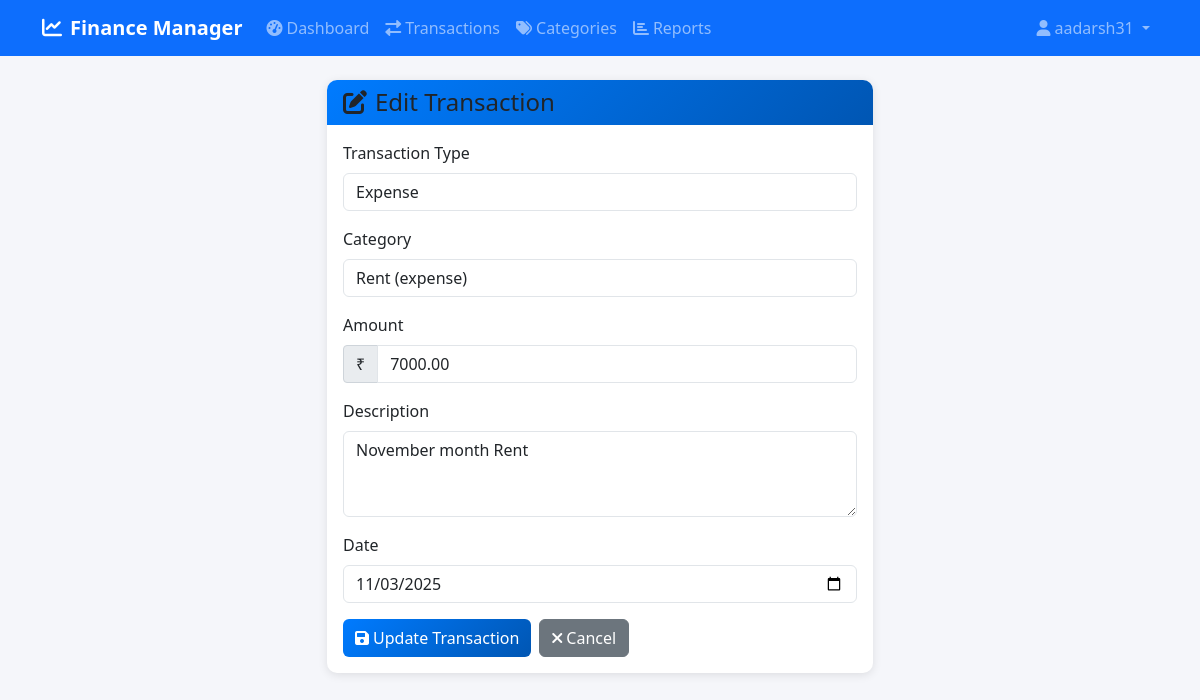
Page /transactions/edit/5/ (signed in) on the committed database.
### finance/models.py (models this page shows, shortened)
class Transaction(models.Model):
    TRANSACTION_TYPES = [
        ('income', 'Income'),
        ('expense', 'Expense'),
    ]
    user = models.ForeignKey(User, on_delete=models.CASCADE)
    category = models.ForeignKey(Category, on_delete=models.CASCADE)
    amount = models.DecimalField(max_digits=10, decimal_places=2)
    description = models.TextField(blank=True)
    type = models.CharField(max_length=10, choices=TRANSACTION_TYPES)
    date = models.DateField(default=timezone.now)
    created_at = models.DateTimeField(default=timezone.now)
    class Meta:
        ordering = ['-date', '-created_at']

### finance/views.py (the view)
# urls.py: path('transactions/edit/<int:pk>/', views.edit_transaction, name='edit_transaction'),
@login_required
def edit_transaction(request, pk):
    transaction = get_object_or_404(Transaction, pk=pk, user=request.user)
    if request.method == 'POST':
        form = TransactionForm(request.POST, instance=transaction, user=request.user)
        if form.is_valid():
            form.save()
            messages.success(request, 'Transaction updated successfully!')
            return redirect('transactions')
    else:
        form = TransactionForm(instance=transaction, user=request.user)
    return render(request, 'finance/edit_transaction.html', {'form': form, 'transaction': transaction})

### finance/forms.py (shortened to what this page needs)
class TransactionForm(forms.ModelForm):
    class Meta:
        model = Transaction
        fields = ['category', 'amount', 'description', 'type', 'date']
        widgets = {
            'date': forms.DateInput(attrs={'type': 'date', 'class': 'form-control'}),
            'amount': forms.NumberInput(attrs={'class': 'form-control', 'step': '0.01'}),
            'description': forms.Textarea(attrs={'class': 'form-control', 'rows': 3}),
            'type': forms.Select(attrs={'class': 'form-control'}),
            'category': forms.Select(attrs={'class': 'form-control'}),
        }
    def __init__(self, *args, **kwargs):
        user = kwargs.pop('user', None)
        super().__init__(*args, **kwargs)
        if user:
            self.fields['category'].queryset = Category.objects.filter(user=user)

### finance/models.py (called while the page is built)
    def __str__(self):
        return f"{self.name} ({self.type})"

### templates/finance/edit_transaction.html (shortened to what this page needs)
{% extends 'base.html' %}
{% block content %}
<div class="row justify-content-center">
    <div class="col-md-8 col-lg-6">
        <div class="card">
            <div class="card-header">
                <h4 class="mb-0"><i class="fas fa-edit me-2"></i>Edit Transaction</h4>
            </div>
            <div class="card-body">
                <form method="post">
                    <div class="mb-3">
                        <label for="{{ form.type.id_for_label }}" class="form-label">Transaction Type</label>
                        {{ form.type }}
                    </div>
                    <div class="mb-3">
                        <label for="{{ form.category.id_for_label }}" class="form-label">Category</label>
                        {{ form.category }}
                    </div>
                    <div class="mb-3">
                        <label for="{{ form.amount.id_for_label }}" class="form-label">Amount</label>
                        <div class="input-group">
                            <span class="input-group-text">₹</span>
                            {{ form.amount }}
                        </div>
                    </div>
                    <div class="mb-3">
                        <label for="{{ form.description.id_for_label }}" class="form-label">Description</label>
                        {{ form.description }}
                    </div>
                    <div class="mb-3">
                        <label for="{{ form.date.id_for_label }}" class="form-label">Date</label>
                        {{ form.date }}
                    </div>
                    <div class="d-flex gap-2">
                        <button type="submit" class="btn btn-primary">
                            <i class="fas fa-save me-1"></i>Update Transaction
                        </button>
                        <a href="{% url 'transactions' %}" class="btn btn-secondary">
                            <i class="fas fa-times me-1"></i>Cancel
                        </a>
                    </div>
                </form>
            </div>
        </div>
    </div>
</div>
{% endblock %}

### templates/base.html (shortened to what this page needs)
<!DOCTYPE html>
<html lang="en">
<head>
    <link href="https://cdn.jsdelivr.net/npm/bootstrap@5.1.3/dist/css/bootstrap.min.css" rel="stylesheet">
    <link href="https://cdnjs.cloudflare.com/ajax/libs/font-awesome/6.0.0/css/all.min.css" rel="stylesheet">
    {% load static %}
    <link href="{% static 'css/style.css' %}" rel="stylesheet">
</head>
<body>
    {% if user.is_authenticated %}
    <nav class="navbar navbar-expand-lg navbar-dark bg-primary">
        <div class="container">
            <a class="navbar-brand" href="{% url 'dashboard' %}">
                <i class="fas fa-chart-line me-2"></i>Finance Manager
            </a>
            <div class="collapse navbar-collapse" id="navbarNav">
                <ul class="navbar-nav me-auto">
                    <li class="nav-item">
                        <a class="nav-link" href="{% url 'dashboard' %}">
                            <i class="fas fa-tachometer-alt me-1"></i>Dashboard
                        </a>
                    </li>
                    <li class="nav-item">
                        <a class="nav-link" href="{% url 'transactions' %}">
                            <i class="fas fa-exchange-alt me-1"></i>Transactions
                        </a>
                    </li>
                    <li class="nav-item">
                        <a class="nav-link" href="{% url 'categories' %}">
                            <i class="fas fa-tags me-1"></i>Categories
                        </a>
                    </li>
                    <li class="nav-item">
                        <a class="nav-link" href="{% url 'reports' %}">
                            <i class="fas fa-chart-bar me-1"></i>Reports
                        </a>
                    </li>
                </ul>
                <ul class="navbar-nav">
                    <li class="nav-item dropdown">
                        <a class="nav-link dropdown-toggle" href="#" id="navbarDropdown" role="button" data-bs-toggle="dropdown">
                            <i class="fas fa-user me-1"></i>{{ user.username }}
                        </a>
                    </li>
                </ul>
            </div>
        </div>
    </nav>
    {% endif %}
    <main class="container mt-4">
        {% block content %}
        {% endblock %}
    </main>
</body>
</html>

### static/css/style.css (style rules this page uses)
:root { --primary-color: #007bff; --success-color: #28a745; --danger-color: #dc3545; --warning-color: #ffc107; --info-color: #17a2b8; --light-color: #f8f9fa; --dark-color: #343a40; }
body { background-color: #f5f6fa; font-family: 'Segoe UI', Tahoma, Geneva, Verdana, sans-serif; }
.navbar-brand { font-weight: 600; font-size: 1.25rem; }
.navbar-nav .nav-link { font-weight: 500; transition: all 0.3s ease; }
.card { border: none; border-radius: 10px; box-shadow: 0 2px 10px rgba(0, 0, 0, 0.1); transition: all 0.3s ease; }
.card-header { background: linear-gradient(135deg, var(--primary-color), #0056b3); border-radius: 10px 10px 0 0 !important; border: none; }
.btn { border-radius: 6px; font-weight: 500; transition: all 0.3s ease; }
.btn-primary { background: linear-gradient(135deg, var(--primary-color), #0056b3); border: none; }
.form-control { border-radius: 6px; border: 1px solid #e1e5e9; transition: all 0.3s ease; }
.card { animation: fadeInUp 0.6s ease-out; }

### rows in the picture
Transaction: type "Expense", category "Rent (expense)", amount "7000.00", description "November month Rent", date "11/03/2025"

### other values in the picture
{{ user.username }} "aadarsh31"
